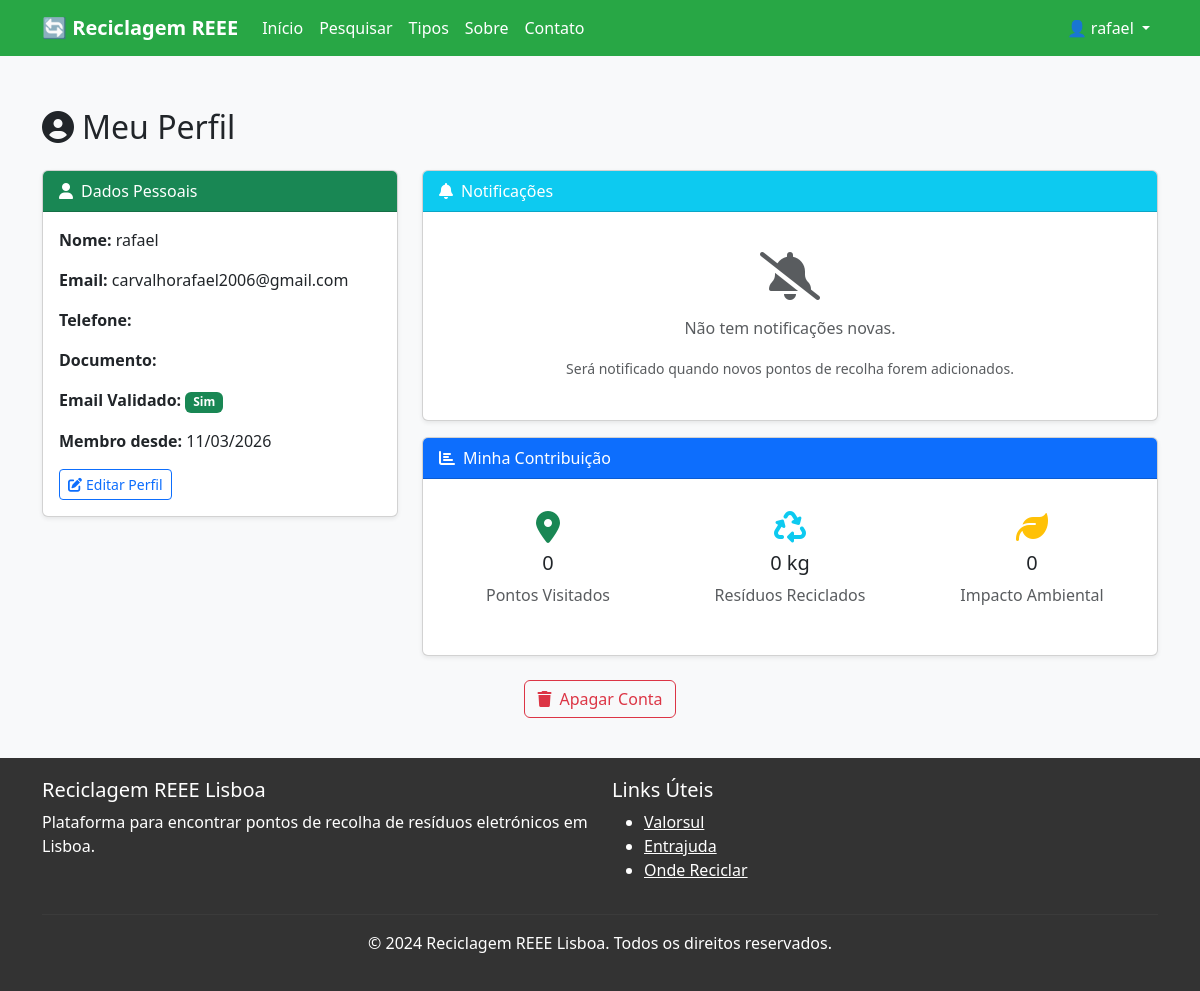
Page /utilizador (signed in) on the earlier database version.
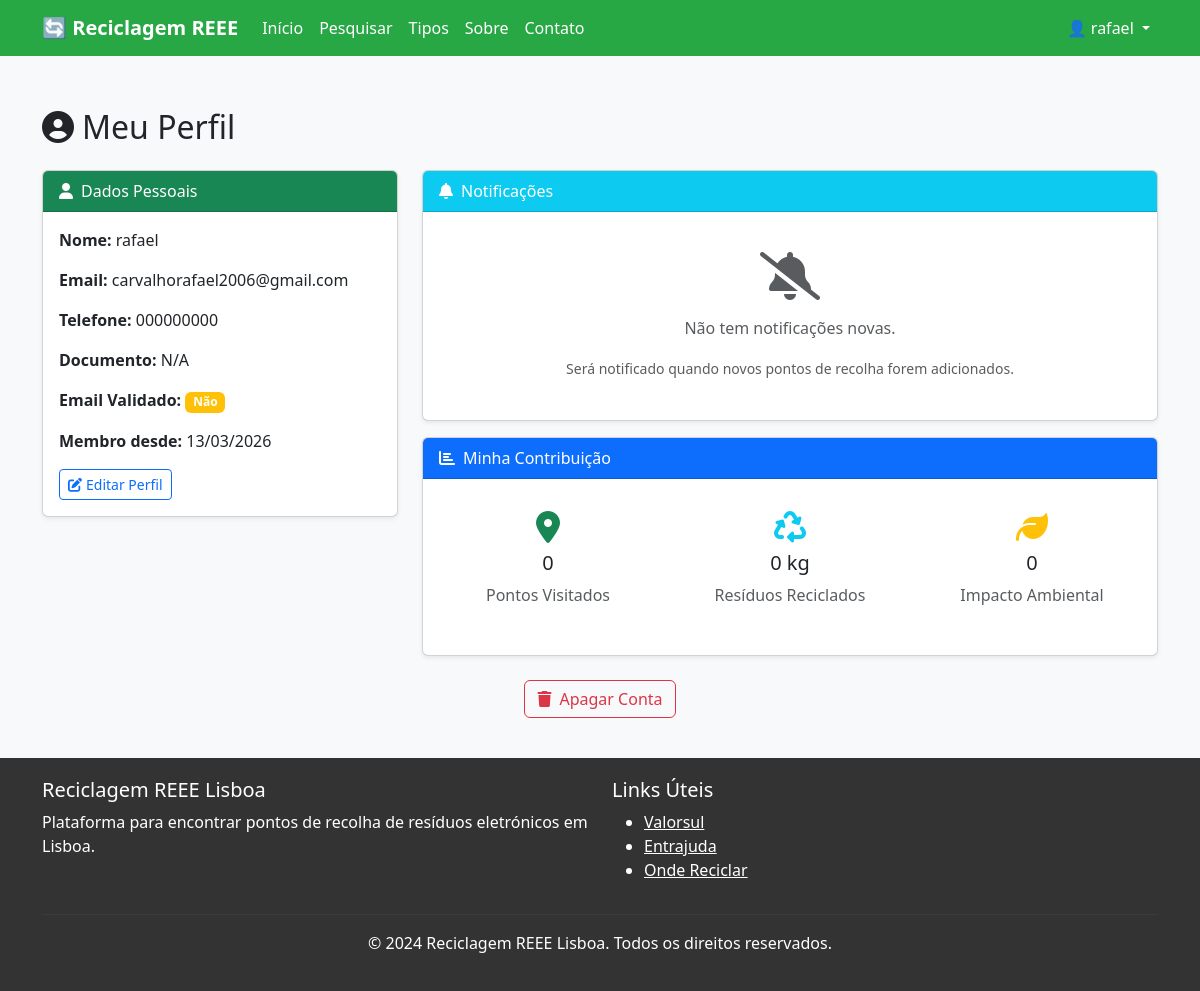
Same page on the later database version.
### models.py (models this page shows, shortened)
class BaseModel(Model):
    class Meta:
        database = db

class Utilizador(BaseModel):
    nome = CharField()
    email = CharField(unique=True)
    is_admin = BooleanField(default=False)
    telefone = CharField()
    documento_identificacao = CharField()
    senha_hash = CharField()
    criado_em = DateTimeField(default=datetime.now)
    email_validado = BooleanField(default=False)
    token_validacao = CharField(null=True)

### app.py (the view)
@app.route("/utilizador")
def utilizador():
    if g.utilizador is None:
        flash("Precisa de iniciar sessão para aceder ao perfil.", "warning")
        return redirect(url_for("login"))
    notificacoes = Notificacao.select().where(
        (Notificacao.utilizador == g.utilizador) &
        (Notificacao.lida == False)
    ).order_by(Notificacao.enviada_em.desc())
    return render_template("utilizador.html",
                         utilizador=g.utilizador,
                         notificacoes=notificacoes)

### app.py (called while the page is built)
@app.before_request
def ensure_db_connection():
    try:
        if db.is_closed():
            db.connect()
    except Exception as e:
        print(f"Database connection error: {e}")
        try:
            db.close()
            db.connect()
        except Exception as e2:
            print(f"Failed to reconnect: {e2}")

@app.before_request
def carregar_utilizador():
    user_id = session.get("user_id")
    if user_id:
        try:
            g.utilizador = Utilizador.get(Utilizador.id == user_id)
        except Utilizador.DoesNotExist:
            g.utilizador = None
    else:
        g.utilizador = None

@app.context_processor
def inject_current_year():
    return {"current_year": datetime.now().year}

### templates/utilizador.html (shortened to what the changed rows need)
{% extends "base.html" %}
{% block content %}
<div class="container mt-5">
    <h2 class="mb-4"><i class="fas fa-user-circle me-2"></i>Meu Perfil</h2>
    <div class="row">
        <div class="col-md-4">
            <div class="card shadow-sm">
                <div class="card-body">
                    <p><strong>Nome:</strong> {{ utilizador.nome }}</p>
                    <p><strong>Email:</strong> {{ utilizador.email }}</p>
                    <p><strong>Telefone:</strong> {{ utilizador.telefone }}</p>
                    <p><strong>Documento:</strong> {{ utilizador.documento_identificacao }}</p>
                    <p><strong>Email Validado:</strong>
                        {% if utilizador.email_validado %}
                            <span class="badge bg-success">Sim</span>
                        {% else %}
                            <span class="badge bg-warning">Não</span>
                        {% endif %}
                    </p>
                    <p><strong>Membro desde:</strong> {{ utilizador.criado_em.strftime('%d/%m/%Y') }}</p>
                    <div class="mt-3">
                        <button class="btn btn-sm btn-outline-primary" data-bs-toggle="modal" data-bs-target="#editarPerfilModal">
                        </button>
                    </div>
                </div>
            </div>
        </div>
    </div>
</div>
{% endblock %}

### templates/base.html (shortened to what this page needs)
<!DOCTYPE html>
<html lang="pt-PT">
<head>
    <link href="https://cdn.jsdelivr.net/npm/bootstrap@5.3.0/dist/css/bootstrap.min.css" rel="stylesheet">
    <link rel="stylesheet" href="https://cdnjs.cloudflare.com/ajax/libs/font-awesome/6.4.0/css/all.min.css">
    <link rel="stylesheet" href="https://unpkg.com/leaflet@1.9.4/dist/leaflet.css" />
</head>
<body>
    <nav class="navbar navbar-expand-lg navbar-dark fixed-top">
        <div class="container">
            <a class="navbar-brand" href="{{ url_for('index') }}">
                🔄 Reciclagem REEE
            </a>
            <div class="collapse navbar-collapse" id="navbarNav">
                <ul class="navbar-nav me-auto">
                    <li class="nav-item">
                        <a class="nav-link" href="{{ url_for('index') }}">Início</a>
                    </li>
                    <li class="nav-item">
                        <a class="nav-link" href="{{ url_for('pesquisa') }}">Pesquisar</a>
                    </li>
                    <li class="nav-item">
                        <a class="nav-link" href="{{ url_for('tipos_residuos') }}">Tipos</a>
                    </li>
                    <li class="nav-item">
                        <a class="nav-link" href="{{ url_for('sobre_lixo_eletronico') }}">Sobre</a>
                    </li>
                    <li class="nav-item">
                        <a class="nav-link" href="{{ url_for('contato') }}">Contato</a>
                    </li>
                </ul>
                <ul class="navbar-nav">
                    {% if g.utilizador %}
                        <li class="nav-item dropdown">
                            <a class="nav-link dropdown-toggle" href="#" role="button" data-bs-toggle="dropdown">
                                👤 {{ g.utilizador.nome }}
                            </a>
                        </li>
                    {% endif %}
                </ul>
            </div>
        </div>
    </nav>
    {% block content %}{% endblock %}
    <footer class="footer">
        <div class="container">
            <div class="row">
                <div class="col-md-6">
                    <h5>Reciclagem REEE Lisboa</h5>
                    <p>Plataforma para encontrar pontos de recolha de resíduos eletrónicos em Lisboa.</p>
                </div>
                <div class="col-md-6">
                    <h5>Links Úteis</h5>
                    <ul>
                        <li><a href="https://www.valorsul.pt/" style="color: white;">Valorsul</a></li>
                        <li><a href="https://www.entrajuda.pt/" style="color: white;">Entrajuda</a></li>
                        <li><a href="https://ondereciclar.pt/" style="color: white;">Onde Reciclar</a></li>
                    </ul>
                </div>
            </div>
            <hr style="border-color: #555;">
            <div class="text-center">
                <p>&copy; 2024 Reciclagem REEE Lisboa. Todos os direitos reservados.</p>
            </div>
        </div>
    </footer>
</body>
</html>

Differences in the rows shown:
changed Utilizador "rafael": telefone (not shown) → "000000000"; documento_identificacao (not shown) → "N/A"; email_validado 1 → 0 (drawn); criado_em "11/03/2026" → "13/03/2026"
Other differences:
text no longer shown: "Sim"
text now shown: "Não"
